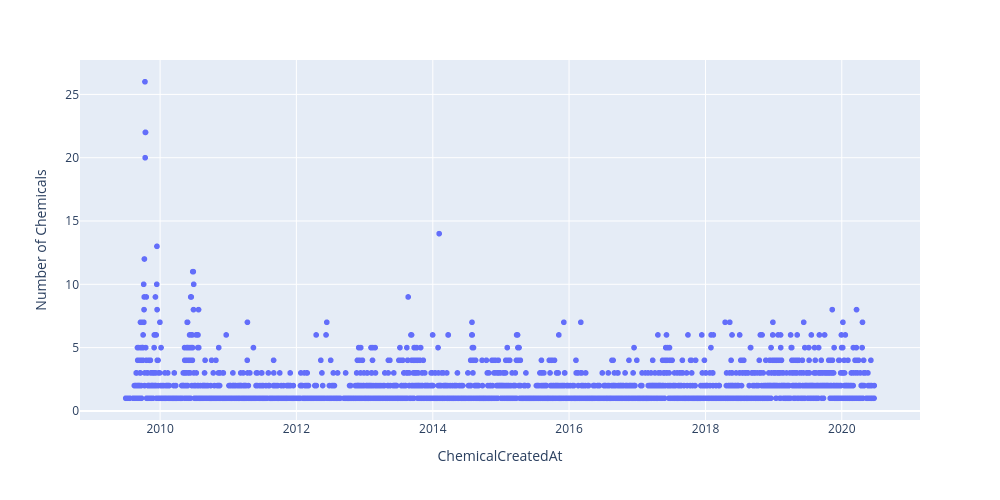

Notebook code for this chart:
### Code cell
df1=df.groupby('ChemicalCreatedAt')['ChemicalName'].nunique().sort_values(ascending=False)
df2=df1.reset_index(name='Number of Chemicals')
fig=px.scatter(df2,x='ChemicalCreatedAt',y='Number of Chemicals')
fig.update_layout(width=1000,height=500)
fig.show()

### Figure 1 — Plotly figure (JSON) as saved in the notebook; plotly's stock layout.template omitted (floating-point values rounded to 4 significant figures; data arrays with more than 128 entries replaced by an {"elided": "..."} marker saying what was removed)
{"data": [{"hovertemplate": "ChemicalCreatedAt=%{x}<br>Number of Chemicals=%{y}<extra></extra>", "legendgroup": "", "marker": {"color": "#636efa", "symbol": "circle"}, "mode": "markers", "name": "", "showlegend": false, "type": "scattergl", "x": {"elided": "2320 str values"}, "xaxis": "x", "y": {"elided": "2320 int values"}, "yaxis": "y"}], "layout": {"height": 500, "legend": {"tracegroupgap": 0}, "margin": {"t": 60}, "width": 1000, "xaxis": {"anchor": "y", "domain": [0, 1], "title": {"text": "ChemicalCreatedAt"}}, "yaxis": {"anchor": "x", "domain": [0, 1], "title": {"text": "Number of Chemicals"}}}}
